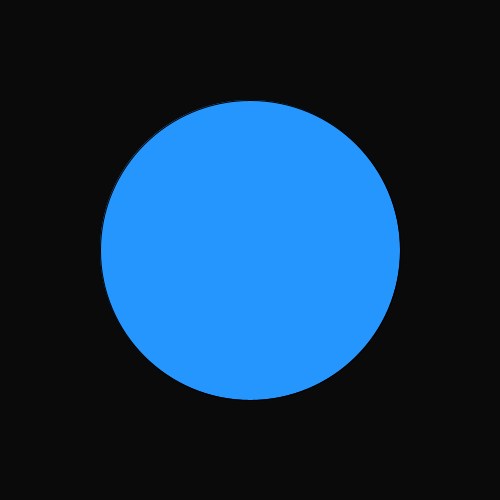
Frame 1 (no input)
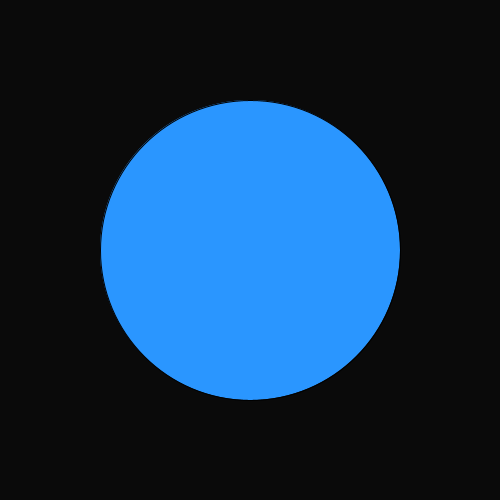
Frame 60 (the mouse pressed at the canvas centre just before this capture)
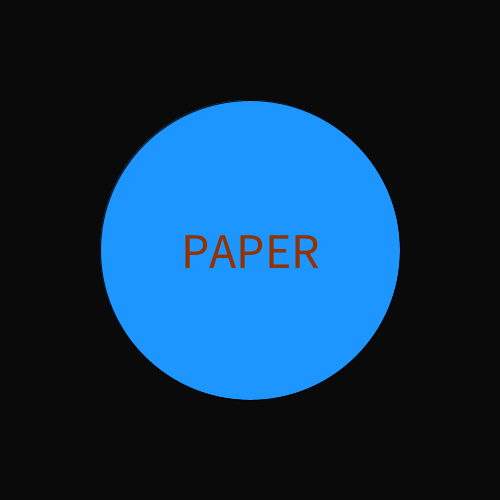
Frame 120 (the mouse held since frame 60 and released just before this capture)

The Processing sketch that drew these frames (run headless with seeded random() and noise(); from frame 60 on, the mouse is pressed at the canvas centre):

// Processing sketch: R_P_S__Random_Generator
// ── R_P_S__Random_Generator.pde
//Zach Hornfeld
//6/28/22
//Rock Paper Scisors random generator code
//IntroCS summer 2022


String rps= "";
int r;

void setup() {
  size(500, 500);
  textAlign(CENTER, CENTER);
  textSize(50);
}

void draw() {

  background(10);

  fill(random(60), (150), (255));
  circle(250, 250, 300);


  fill(random(255), (50), (00));
  text(rps, width/2, height/2);
}

void mousePressed() {
  fill(random(0, 255),
    random(0, 255),
    random(0, 255));
  r = int(random(0, 3));
  if (r == 0) {
    rps = "ROCK";
  }
  if (r == 1) {
    rps = "PAPER";
  }
  if (r == 2) {
    rps = "SCISSORS";
  }

}
